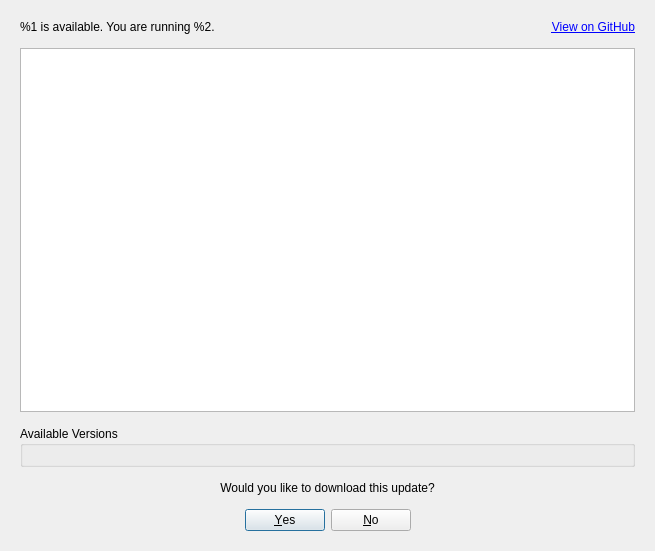
<?xml version="1.0" encoding="UTF-8"?>
<ui version="4.0">
 <class>UpdateDialog</class>
 <widget class="QDialog" name="UpdateDialog">
  <property name="geometry">
   <rect>
    <x>0</x>
    <y>0</y>
    <width>655</width>
    <height>551</height>
   </rect>
  </property>
  <property name="windowTitle">
   <string>Update Available</string>
  </property>
  <layout class="QGridLayout" name="gridLayout">
   <property name="leftMargin">
    <number>20</number>
   </property>
   <property name="topMargin">
    <number>20</number>
   </property>
   <property name="rightMargin">
    <number>20</number>
   </property>
   <property name="bottomMargin">
    <number>20</number>
   </property>
   <property name="horizontalSpacing">
    <number>12</number>
   </property>
   <property name="verticalSpacing">
    <number>14</number>
   </property>
   <item row="0" column="1">
    <widget class="QLabel" name="url">
     <property name="text">
      <string>&lt;a href=&quot;%1&quot;&gt;View on GitHub&lt;/a&gt;</string>
     </property>
     <property name="alignment">
      <set>Qt::AlignmentFlag::AlignRight|Qt::AlignmentFlag::AlignTrailing|Qt::AlignmentFlag::AlignVCenter</set>
     </property>
     <property name="openExternalLinks">
      <bool>true</bool>
     </property>
    </widget>
   </item>
   <item row="3" column="0" colspan="2">
    <widget class="QLabel" name="label_2">
     <property name="text">
      <string>Would you like to download this update?</string>
     </property>
     <property name="alignment">
      <set>Qt::AlignmentFlag::AlignCenter</set>
     </property>
    </widget>
   </item>
   <item row="4" column="0" colspan="2">
    <widget class="QDialogButtonBox" name="buttonBox">
     <property name="orientation">
      <enum>Qt::Orientation::Horizontal</enum>
     </property>
     <property name="standardButtons">
      <set>QDialogButtonBox::StandardButton::No|QDialogButtonBox::StandardButton::Yes</set>
     </property>
     <property name="centerButtons">
      <bool>true</bool>
     </property>
    </widget>
   </item>
   <item row="2" column="0" colspan="2">
    <widget class="QGroupBox" name="groupBox">
     <property name="title">
      <string>Available Versions</string>
     </property>
     <layout class="QVBoxLayout" name="radioButtons"/>
    </widget>
   </item>
   <item row="0" column="0">
    <widget class="QLabel" name="version">
     <property name="text">
      <string>%1 is available. You are running %2.</string>
     </property>
    </widget>
   </item>
   <item row="1" column="0" colspan="2">
    <widget class="QTextBrowser" name="body">
     <property name="horizontalScrollBarPolicy">
      <enum>Qt::ScrollBarPolicy::ScrollBarAlwaysOff</enum>
     </property>
     <property name="readOnly">
      <bool>true</bool>
     </property>
     <property name="openExternalLinks">
      <bool>true</bool>
     </property>
    </widget>
   </item>
  </layout>
 </widget>
 <resources/>
 <connections>
  <connection>
   <sender>buttonBox</sender>
   <signal>accepted()</signal>
   <receiver>UpdateDialog</receiver>
   <slot>accept()</slot>
   <hints>
    <hint type="sourcelabel">
     <x>248</x>
     <y>254</y>
    </hint>
    <hint type="destinationlabel">
     <x>157</x>
     <y>274</y>
    </hint>
   </hints>
  </connection>
  <connection>
   <sender>buttonBox</sender>
   <signal>rejected()</signal>
   <receiver>UpdateDialog</receiver>
   <slot>reject()</slot>
   <hints>
    <hint type="sourcelabel">
     <x>316</x>
     <y>260</y>
    </hint>
    <hint type="destinationlabel">
     <x>286</x>
     <y>274</y>
    </hint>
   </hints>
  </connection>
 </connections>
</ui>
